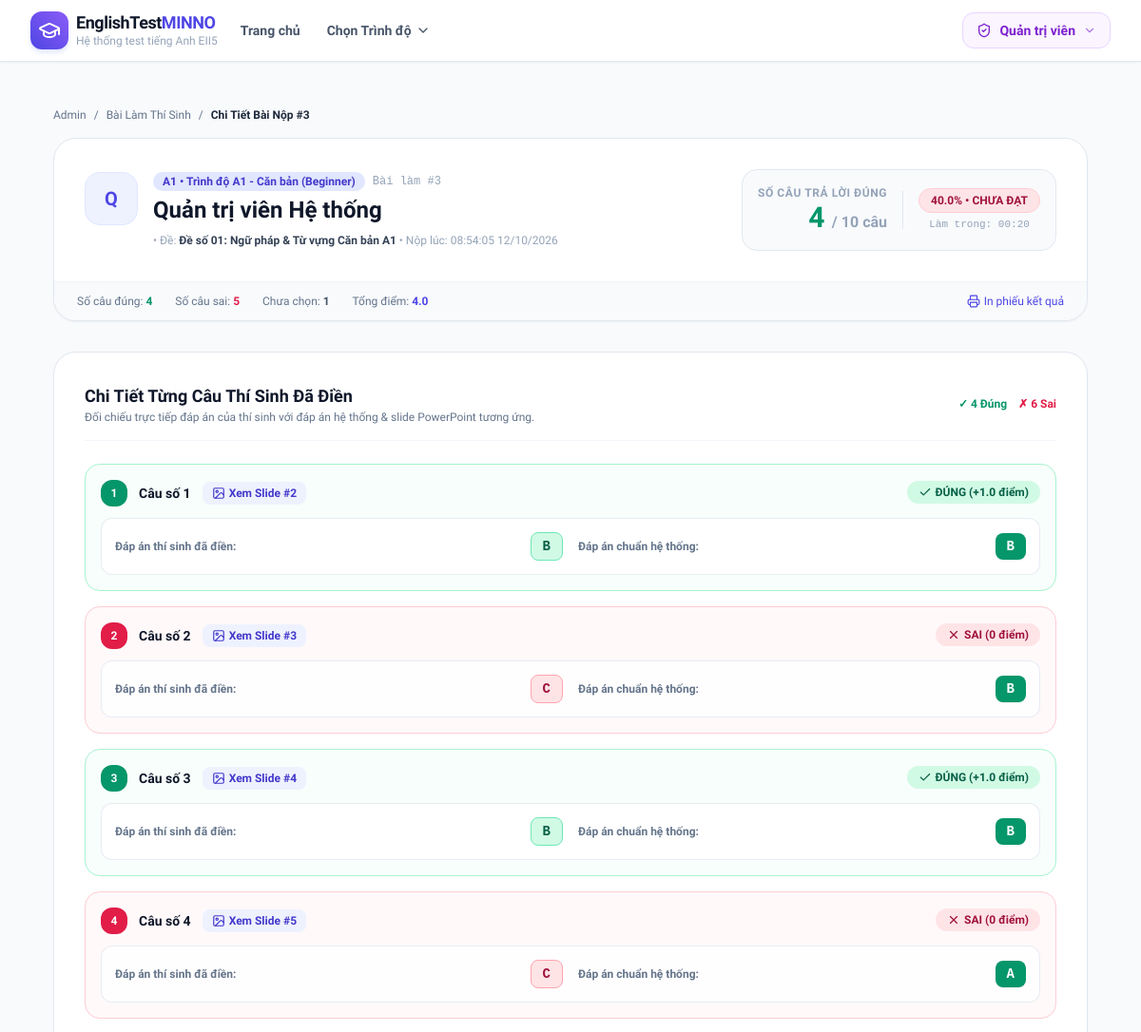
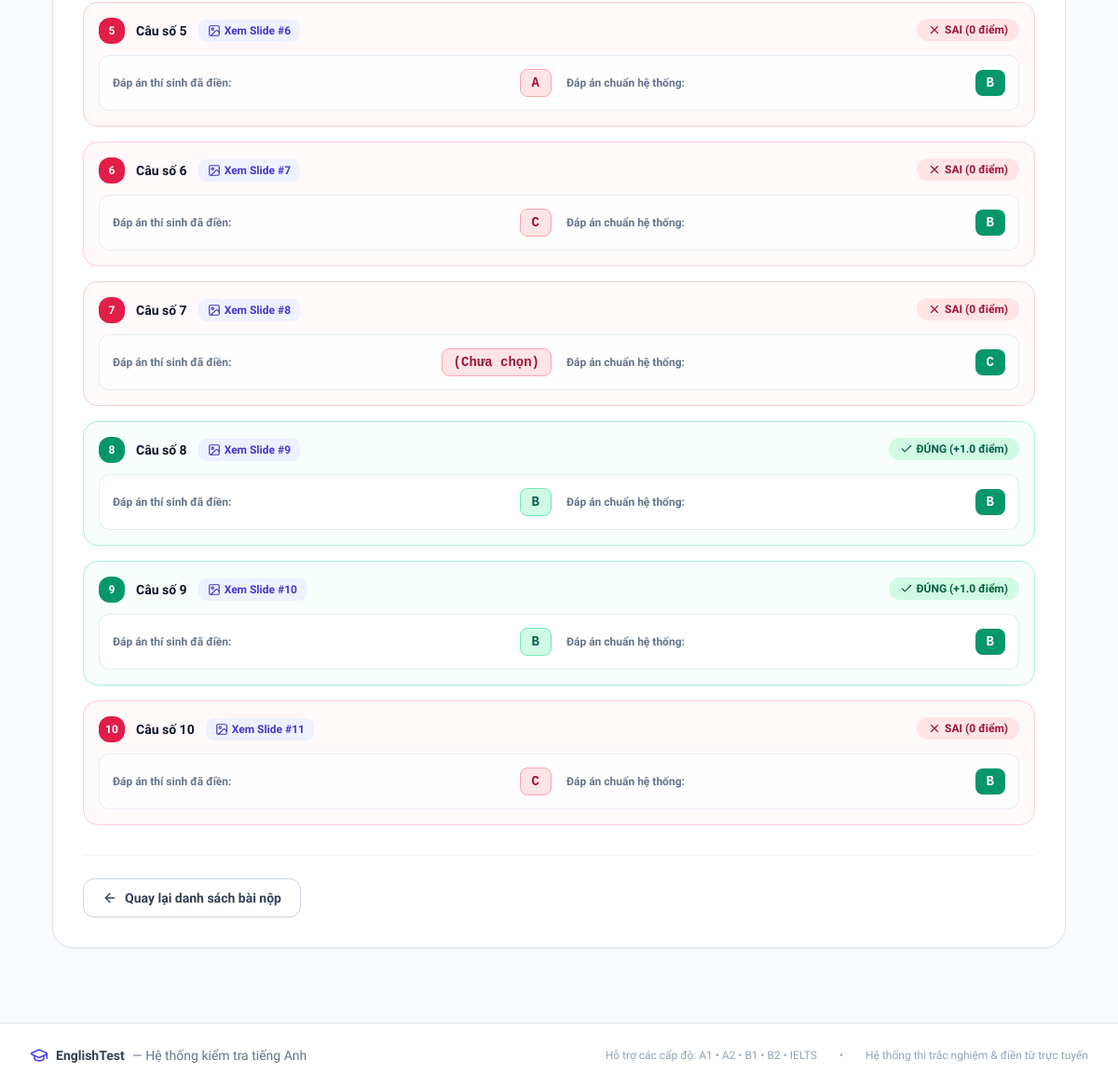
Screenshot of /admin/submissions/3 (signed in) with the database file from the repository (2 pictures, top to bottom).
### models.py (models this page shows)
class Submission(db.Model):
    __tablename__ = 'submissions'
    id = db.Column(db.Integer, primary_key=True)
    test_id = db.Column(db.Integer, db.ForeignKey('tests.id', ondelete='CASCADE'), nullable=False)
    user_id = db.Column(db.Integer, db.ForeignKey('users.id', ondelete='SET NULL'), nullable=True)
    student_name = db.Column(db.String(120), nullable=False, default='Thí sinh')
    student_email = db.Column(db.String(120), nullable=True)
    student_phone = db.Column(db.String(50), nullable=True)
    total_questions = db.Column(db.Integer, default=0)
    correct_count = db.Column(db.Integer, default=0)
    wrong_count = db.Column(db.Integer, default=0)
    unanswered_count = db.Column(db.Integer, default=0)
    score = db.Column(db.Float, default=0.0)
    percentage = db.Column(db.Float, default=0.0)
    is_passed = db.Column(db.Boolean, default=False)
    time_taken_seconds = db.Column(db.Integer, default=0)
    submitted_at = db.Column(db.DateTime, default=datetime.utcnow)
    answers = db.relationship('SubmissionAnswer', backref='submission', lazy=True, cascade='all, delete-orphan', order_by='SubmissionAnswer.question_number')
    @property
    def formatted_time(self):
        minutes = self.time_taken_seconds // 60
        seconds = self.time_taken_seconds % 60
        return f"{minutes:02d}:{seconds:02d}"

class Level(db.Model):
    __tablename__ = 'levels'
    id = db.Column(db.Integer, primary_key=True)
    code = db.Column(db.String(20), unique=True, nullable=False)  # 'A1', 'A2', 'B1', 'B2', 'C1', 'IELTS'
    name = db.Column(db.String(100), nullable=False)              # 'Trình độ A1 - Căn bản'
    description = db.Column(db.Text, nullable=True)
    badge_color = db.Column(db.String(30), default='blue')        # 'blue', 'green', 'amber', 'purple', 'rose'
    icon_name = db.Column(db.String(50), default='book-open')
    order_num = db.Column(db.Integer, default=1)
    is_active = db.Column(db.Boolean, default=True)
    created_at = db.Column(db.DateTime, default=datetime.utcnow)
    tests = db.relationship('Test', backref='level', lazy=True, cascade='all, delete-orphan')
    @property
    def active_tests_count(self):
        return len([t for t in self.tests if t.is_active])

class Test(db.Model):
    __tablename__ = 'tests'
    id = db.Column(db.Integer, primary_key=True)
    level_id = db.Column(db.Integer, db.ForeignKey('levels.id', ondelete='CASCADE'), nullable=False)
    title = db.Column(db.String(200), nullable=False)
    description = db.Column(db.Text, nullable=True)
    ppt_filename = db.Column(db.String(255), nullable=True)      # Original filename
    ppt_filepath = db.Column(db.String(500), nullable=True)      # Relative or abs path to ppt file
    slides_folder = db.Column(db.String(500), nullable=True)     # Relative folder under static/ containing slide images
    audio_filename = db.Column(db.String(255), nullable=True)    # Original audio filename (.mp3, .wav)
    audio_filepath = db.Column(db.String(500), nullable=True)    # Relative path under static/ to audio file
    total_slides = db.Column(db.Integer, default=0)
    time_limit_minutes = db.Column(db.Integer, default=15)       # 0 = unlimited
    total_questions = db.Column(db.Integer, default=10)
    pass_percentage = db.Column(db.Integer, default=50)
    is_active = db.Column(db.Boolean, default=True)
    created_at = db.Column(db.DateTime, default=datetime.utcnow)
    questions = db.relationship('Question', backref='test', lazy=True, cascade='all, delete-orphan', order_by='Question.question_number')
    submissions = db.relationship('Submission', backref='test', lazy=True, cascade='all, delete-orphan')

class SubmissionAnswer(db.Model):
    __tablename__ = 'submission_answers'
    id = db.Column(db.Integer, primary_key=True)
    submission_id = db.Column(db.Integer, db.ForeignKey('submissions.id', ondelete='CASCADE'), nullable=False)
    question_id = db.Column(db.Integer, db.ForeignKey('questions.id', ondelete='CASCADE'), nullable=True)
    question_number = db.Column(db.Integer, nullable=False)
    user_answer = db.Column(db.String(500), nullable=True)
    correct_answer = db.Column(db.String(500), nullable=False)
    is_correct = db.Column(db.Boolean, default=False)
    slide_number = db.Column(db.Integer, default=1)
    points_awarded = db.Column(db.Float, default=0.0)

### app.py (the view)
@app.route('/admin/submissions/<int:submission_id>')
@admin_required
def admin_submission_detail(submission_id):
    submission = Submission.query.get_or_404(submission_id)
    test = submission.test
    answers = submission.answers
    slides = []
    if test.slides_folder:
        folder_path = os.path.join(app.root_path, 'static', test.slides_folder)
        if os.path.exists(folder_path):
            files = [f for f in os.listdir(folder_path) if f.lower().endswith(('.jpg', '.jpeg', '.png'))]
            files.sort(key=lambda s: int(re.findall(r'\d+', s)[0]) if re.findall(r'\d+', s) else 0)
            slides = [f"{test.slides_folder}/{f}".replace('\\', '/') for f in files]
    return render_template(
        'admin/submission_detail.html',
        submission=submission,
        test=test,
        answers=answers,
        slides=slides
    )

### app.py (called while the page is built)
def staff_required(f):
    @wraps(f)
    def decorated_function(*args, **kwargs):
        if not session.get('user_id') or session.get('role') not in ('admin', 'teacher'):
            flash('Vui lòng đăng nhập với tài khoản Quản trị viên hoặc Giáo viên.', 'warning')
            return redirect(url_for('admin_login', next=request.path))
        return f(*args, **kwargs)
    return decorated_function

@app.context_processor
def inject_globals():
    levels = Level.query.filter_by(is_active=True).order_by(Level.order_num).all()
    current_user = None
    if session.get('user_id'):
        current_user = User.query.get(session.get('user_id'))
    return {
        'all_levels': levels,
        'current_user': current_user,
        'is_admin': session.get('role') == 'admin',
        'is_teacher': session.get('role') == 'teacher',
        'is_staff': session.get('role') in ('admin', 'teacher'),
        'candidate_name': session.get('student_name'),
        'candidate_phone': session.get('student_phone'),
        'candidate_email': session.get('student_email')
    }

### templates/admin/submission_detail.html (shortened to what this page needs)
{% extends 'base.html' %}
{% block content %}
<div class="max-w-6xl mx-auto px-4 sm:px-6 lg:px-8 py-8">
    <div class="flex items-center space-x-2 text-xs text-slate-500 mb-4">
        <a href="{{ url_for('admin_dashboard') }}" class="hover:text-indigo-600">Admin</a>
        <span>/</span>
        <a href="{{ url_for('admin_submissions') }}" class="hover:text-indigo-600">Bài Làm Thí Sinh</a>
        <span>/</span>
        <span class="text-slate-800 font-bold">Chi Tiết Bài Nộp #{{ submission.id }}</span>
    </div>
    <div class="bg-white rounded-3xl border border-slate-200 shadow-sm overflow-hidden mb-8">
        <div class="p-6 md:p-8 border-b border-slate-100 flex flex-col md:flex-row md:items-center justify-between gap-6">
            <div class="flex items-start space-x-4">
                <div class="w-14 h-14 rounded-2xl bg-indigo-50 text-indigo-600 font-extrabold text-xl flex items-center justify-center flex-shrink-0 border border-indigo-100">
                    {{ submission.student_name[:1] }}
                </div>
                <div>
                    <div class="flex items-center space-x-2 mb-1">
                        <span class="px-2.5 py-0.5 rounded-full text-xs font-bold bg-indigo-100 text-indigo-700">
                            {{ test.level.code }} • {{ test.level.name }}
                        </span>
                        <span class="text-xs text-slate-400 font-mono">Bài làm #{{ submission.id }}</span>
                    </div>
                    <h1 class="text-2xl font-extrabold text-slate-900">
                        {{ submission.student_name }}
                    </h1>
                    <div class="flex flex-wrap items-center gap-2.5 text-xs text-slate-600 mt-2">
                        <span class="text-slate-400">• Đề: <strong class="text-slate-700">{{ test.title }}</strong> • Nộp lúc: {{ submission.submitted_at.strftime('%H:%M:%S %d/%m/%Y') }}</span>
                    </div>
                </div>
            </div>
            <div class="flex items-center space-x-4 bg-slate-50 p-4 rounded-2xl border border-slate-200">
                <div class="text-right">
                    <p class="text-xs font-bold text-slate-400 uppercase tracking-wider">Số câu trả lời đúng</p>
                    <p class="text-3xl font-extrabold text-emerald-600">
                        {{ submission.correct_count }} <span class="text-base text-slate-400 font-semibold">/ {{ submission.total_questions }} câu</span>
                    </p>
                </div>
                <div class="text-center">
                    <span class="inline-block px-3 py-1 rounded-full text-xs font-extrabold
                        {% if submission.is_passed %}bg-emerald-100 text-emerald-800 border border-emerald-200{% else %}bg-rose-100 text-rose-800 border border-rose-200{% endif %}">
                        {{ submission.percentage }}% • {% if submission.is_passed %}ĐẠT{% else %}CHƯA ĐẠT{% endif %}
                    </span>
                    <p class="text-[11px] text-slate-400 font-mono mt-1">Làm trong: {{ submission.formatted_time }}</p>
                </div>
            </div>
        </div>
        <div class="px-6 py-3 bg-slate-50 flex flex-wrap items-center justify-between text-xs text-slate-500">
            <div class="flex items-center space-x-6">
                <span>Số câu đúng: <strong class="text-emerald-600 font-bold">{{ submission.correct_count }}</strong></span>
                <span>Số câu sai: <strong class="text-rose-600 font-bold">{{ submission.wrong_count }}</strong></span>
                <span>Chưa chọn: <strong class="text-slate-600 font-bold">{{ submission.unanswered_count }}</strong></span>
                <span>Tổng điểm: <strong class="text-indigo-600 font-bold">{{ submission.score }}</strong></span>
            </div>
            <div class="flex items-center space-x-3">
                <button onclick="window.print()" class="text-indigo-600 hover:underline flex items-center space-x-1">
                    <i data-lucide="printer" class="w-3.5 h-3.5"></i>
                    <span>In phiếu kết quả</span>
                </button>
            </div>
        </div>
    </div>
    <div class="bg-white rounded-3xl border border-slate-200 shadow-sm overflow-hidden p-6 md:p-8">
        <div class="mb-6 pb-4 border-b border-slate-100 flex items-center justify-between">
            <div>
                <h2 class="text-lg font-bold text-slate-900">Chi Tiết Từng Câu Thí Sinh Đã Điền</h2>
                <p class="text-xs text-slate-500">Đối chiếu trực tiếp đáp án của thí sinh với đáp án hệ thống & slide PowerPoint tương ứng.</p>
            </div>
            <div class="flex items-center space-x-3 text-xs font-bold">
                <span class="text-emerald-600">✓ {{ submission.correct_count }} Đúng</span>
                <span class="text-rose-600">✗ {{ submission.wrong_count + submission.unanswered_count }} Sai</span>
            </div>
        </div>
        <div class="space-y-4">
            {% for ans in answers %}
            <div class="p-4 rounded-2xl border transition-all
                {% if ans.is_correct %}
                bg-emerald-50/40 border-emerald-200
                {% else %}
                bg-rose-50/40 border-rose-200
                {% endif %}">
                <div class="flex flex-wrap items-center justify-between gap-3 mb-3">
                    <div class="flex items-center space-x-3">
                        <span class="w-7 h-7 rounded-xl font-bold text-xs flex items-center justify-center text-white
                            {% if ans.is_correct %}bg-emerald-600{% else %}bg-rose-600{% endif %}">
                            {{ ans.question_number }}
                        </span>
                        <span class="font-bold text-slate-900 text-sm">
                            Câu số {{ ans.question_number }}
                        </span>
                        {% if slides and ans.slide_number <= slides|length %}
                        <button
                            type="button"
                            onclick="previewSlideModal('{{ url_for('static', filename=slides[ans.slide_number - 1]) }}', {{ ans.slide_number }})"
                            class="inline-flex items-center space-x-1 text-xs font-semibold px-2.5 py-1 rounded-lg bg-indigo-50 text-indigo-700 hover:bg-indigo-100 transition"
                            title="Nhấp để phóng to xem slide PowerPoint của câu này"
                        >
                            <i data-lucide="image" class="w-3.5 h-3.5"></i>
                            <span>Xem Slide #{{ ans.slide_number }}</span>
                        </button>
                        {% else %}
                        <span class="text-xs text-slate-400 font-mono">Slide #{{ ans.slide_number }}</span>
                        {% endif %}
                    </div>
                    <div>
                        {% if ans.is_correct %}
                        <span class="inline-flex items-center space-x-1 px-3 py-1 rounded-full text-xs font-bold bg-emerald-100 text-emerald-800">
                            <i data-lucide="check" class="w-3.5 h-3.5"></i>
                            <span>ĐÚNG (+{{ ans.points_awarded }} điểm)</span>
                        </span>
                        {% else %}
                        <span class="inline-flex items-center space-x-1 px-3 py-1 rounded-full text-xs font-bold bg-rose-100 text-rose-800">
                            <i data-lucide="x" class="w-3.5 h-3.5"></i>
                            <span>SAI (0 điểm)</span>
                        </span>
                        {% endif %}
                    </div>
                </div>
                <div class="grid grid-cols-1 sm:grid-cols-2 gap-4 bg-white/80 p-3.5 rounded-xl border border-slate-200/80">
                    <div class="flex flex-col sm:flex-row sm:items-center justify-between gap-2">
                        <span class="text-xs font-semibold text-slate-500">Đáp án thí sinh đã điền:</span>
                        <span class="px-3 py-1 rounded-lg font-mono font-bold text-xs md:text-sm break-words max-w-full
                            {% if ans.is_correct %}bg-emerald-100 text-emerald-800 border border-emerald-300
                            {% elif ans.user_answer == '(Chưa chọn/điền)' %}bg-slate-100 text-slate-400 italic
                            {% else %}bg-rose-100 text-rose-800 border border-rose-300{% endif %}">
                            {{ ans.user_answer }}
                        </span>
                    </div>
                    <div class="flex flex-col sm:flex-row sm:items-center justify-between gap-2">
                        <span class="text-xs font-semibold text-slate-500">Đáp án chuẩn hệ thống:</span>
                        <span class="px-3 py-1 rounded-lg font-mono font-bold text-xs md:text-sm bg-emerald-600 text-white shadow-sm break-words max-w-full">
                            {{ ans.correct_answer }}
                        </span>
                    </div>
                </div>
            </div>
            {% endfor %}
        </div>
        <div class="mt-8 pt-6 border-t border-slate-100 flex items-center justify-between">
            <a href="{{ url_for('admin_submissions') }}" class="px-5 py-2.5 rounded-xl border border-slate-300 text-slate-700 font-semibold hover:bg-slate-50 text-sm transition flex items-center space-x-2">
                <i data-lucide="arrow-left" class="w-4 h-4"></i>
                <span>Quay lại danh sách bài nộp</span>
            </a>
        </div>
    </div>
</div>
{% endblock %}

### rows the page displays
Submission: id "3", student_name "Q", student_name "Quản trị viên Hệ thống", submitted_at "08:54:05 12/10/2026", correct_count "4", total_questions "10", percentage "40.0", formatted_time "00:20", wrong_count "5", unanswered_count "1", score "4.0", submission.wrong_count+submission.unanswered_count "6"
Level: level.code "A1", level.name "Trình độ A1 - Căn bản (Beginner)"
Test: title "Đề số 01: Ngữ pháp & Từ vựng Căn bản A1"
SubmissionAnswer: question_number "1", slide_number "2", points_awarded "1.0", user_answer "B", correct_answer "B"
SubmissionAnswer: question_number "2", slide_number "3", is_correct False (drawn), user_answer "C", correct_answer "B"
SubmissionAnswer: question_number "3", slide_number "4", points_awarded "1.0", user_answer "B", correct_answer "B"
SubmissionAnswer: question_number "4", slide_number "5", is_correct False (drawn), user_answer "C", correct_answer "A"
SubmissionAnswer: question_number "5", slide_number "6", is_correct False (drawn), user_answer "A", correct_answer "B"
SubmissionAnswer: question_number "6", slide_number "7", is_correct False (drawn), user_answer "C", correct_answer "B"
SubmissionAnswer: question_number "7", slide_number "8", is_correct False (drawn), user_answer "(Chưa chọn)", correct_answer "C"
SubmissionAnswer: question_number "8", slide_number "9", points_awarded "1.0", user_answer "B", correct_answer "B"
SubmissionAnswer: question_number "9", slide_number "10", points_awarded "1.0", user_answer "B", correct_answer "B"
SubmissionAnswer: question_number "10", slide_number "11", is_correct False (drawn), user_answer "C", correct_answer "B"
